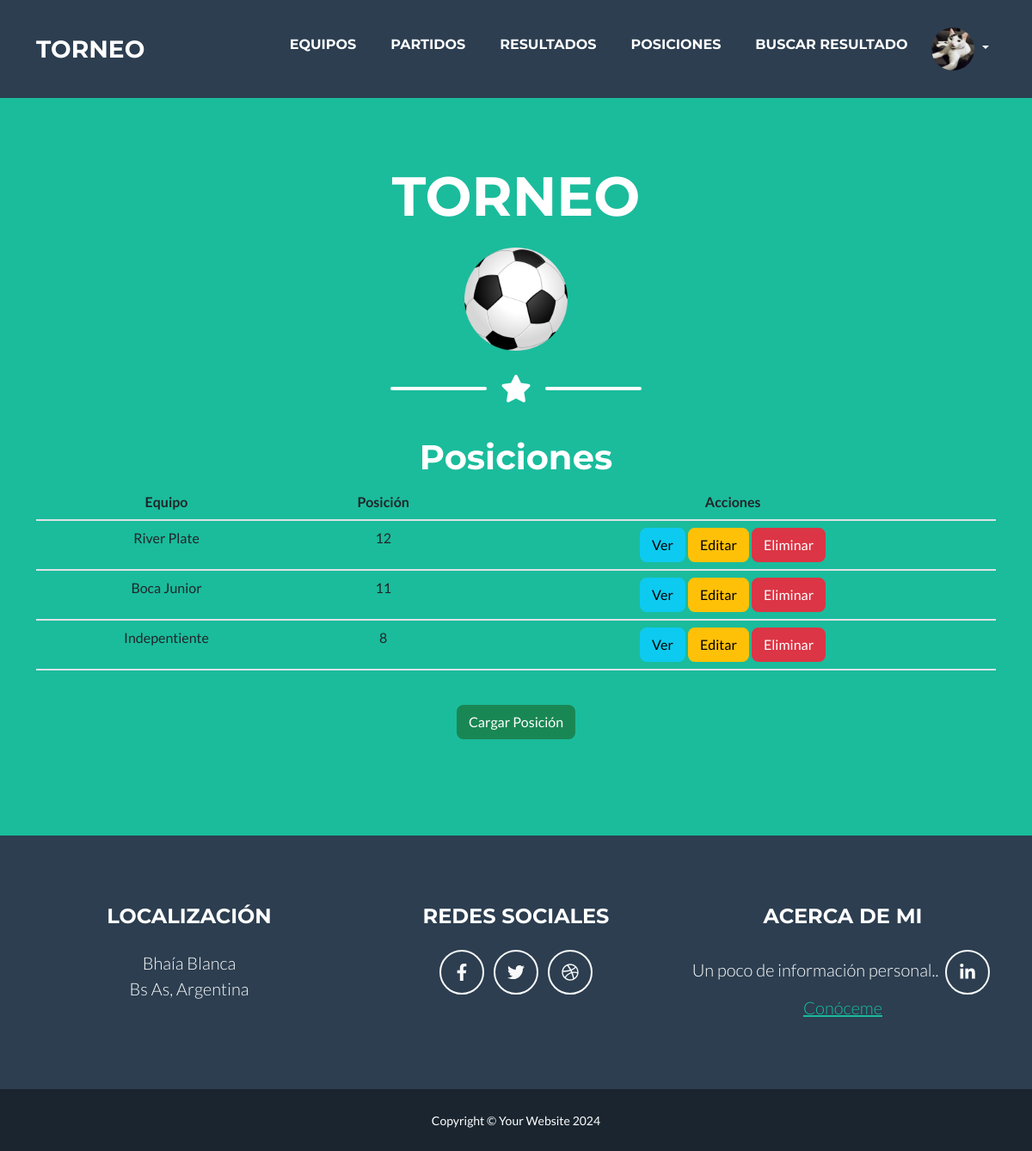
/App/posiciones/ (signed in), run on the app's committed database.
### App/models.py (models this page shows, shortened)
class Avatar(models.Model):
    user = models.ForeignKey(User, on_delete=models.SET_NULL, null=True)
    imagen = models.ImageField(upload_to="avatares", null=True, blank=True)

class Posiciones(models.Model):
    equipo = models.ForeignKey('Equipos', on_delete=models.SET_NULL, null=True)
    puntos = models.IntegerField()

class Equipos(models.Model):
    nombre = models.CharField(max_length=30)
    fechafundacion = models.DateField()

### App/views.py (the view)
# urls.py: path('posiciones/', PosicionListView.as_view(), name="posiciones"),
class PosicionListView(ListView):
    model = Posiciones
    context_object_name = "posiciones"
    template_name = "Posiciones/lista_de_posicion.html"

### App/templates/Posiciones/lista_de_posicion.html
{% extends "home.html" %}
{% block section %}
    <h1>Posiciones</h1>
    <table class="table">
        <thead>
            <tr>
                <th scope="col">Equipo</th>
                <th scope="col">Posición</th>
                <th scope="col">Acciones</th>
            </tr>
        </thead>
        <tbody>
            {% for posicion in posiciones %}
                <tr>
                    <td>{{ posicion.equipo.nombre }}</td>
                    <td>{{ posicion.puntos }}</td>
                    <td>
                        <a href="{% url 'ver_posicion' posicion.pk %}">
                            <button type="button" class="btn btn-info">Ver</button>
                        </a>
                        <a href="{% url 'actualizar_posicion' posicion.pk %}">
                            <button type="button" class="btn btn-warning">Editar</button>
                        </a>
                        <a href="{% url 'eliminar_posicion' posicion.pk %}">
                            <button type="button" class="btn btn-danger">Eliminar</button>
                        </a>
                    </td>
                </tr>
            {% endfor %}
        </tbody>
    </table>
    <br>
    <a href="{% url 'crear_posicion' %}">
        <button type="button" class="btn btn-success">Cargar Posición</button>
    </a>
{% endblock %}

### App/templates/home.html (shortened to what this page needs)
<!DOCTYPE html>
<html lang="en">
    <head>
        {% load static %}
        <link href="{% static 'css/styles.css' %}" rel="stylesheet" />
    </head>
    <body id="page-top">
        <nav class="navbar navbar-expand-lg bg-secondary text-uppercase fixed-top" id="mainNav">
            <div class="container">
                <a class="navbar-brand" href="{% url 'home' %}">
                    Torneo
                </a>
                <div class="collapse navbar-collapse" id="navbarResponsive">
                    <ul class="navbar-nav ms-auto">
                        <li class="nav-item mx-0 mx-lg-1"><a class="nav-link py-3 px-0 px-lg-3 rounded" href="{% url 'equipos' %}">Equipos</a></li>
                        <li class="nav-item mx-0 mx-lg-1"><a class="nav-link py-3 px-0 px-lg-3 rounded" href="{% url 'partidos' %}">Partidos</a></li>
                        <li class="nav-item mx-0 mx-lg-1"><a class="nav-link py-3 px-0 px-lg-3 rounded" href="{% url 'resultados' %}">Resultados</a></li>
                        <li class="nav-item mx-0 mx-lg-1"><a class="nav-link py-3 px-0 px-lg-3 rounded" href="{% url 'posiciones' %}">Posiciones</a></li>
                        <li class="nav-item mx-0 mx-lg-1"><a class="nav-link py-3 px-0 px-lg-3 rounded" href="{% url 'buscar_resultado' %}">Buscar Resultado</a></li>
                        <li class="nav-item dropdown">
                            <a class="nav-link dropdown-toggle" href="#" role="button" data-bs-toggle="dropdown" aria-expanded="false">
                                {% if user.is_authenticated %}
                                    {% if user.avatar_set.last %}
                                        <img src="{{user.avatar_set.last.imagen.url}}" width="50px" height="50px" alt="" style="border-radius: 25px;">
                                    {% else %}
                                        <img src="{% static 'assets/img/avatar-defecto.jpg' %}" width="50px" height="50px" alt="" style="border-radius: 25px;">
                                    {% endif %}
                                {% else %}
                                    <img src="{% static 'assets/img/avatar-defecto.jpg' %}" width="50px" height="50px" alt="" style="border-radius: 25px;">
                                {% endif %}
                            </a>
                        </li>
                    </ul>
                </div>
            </div>
        </nav>
        <header class="masthead bg-primary text-white text-center">
            <div class="container d-flex align-items-center flex-column">
                <h1 class="masthead-heading text-uppercase mb-2">Torneo</h1>
                <img class="masthead-avatar mt-4" src="{% static 'assets/img/football-157930_1280.png' %}" alt="..."
                    style="width: 120px; height: 120px;"
                />
                <div class="divider-custom divider-light">
                    <div class="divider-custom-line"></div>
                    <div class="divider-custom-icon"><i class="fas fa-star"></i></div>
                    <div class="divider-custom-line"></div>
                </div>
                <p class="masthead-subheading font-weight-light mb-0">
                    {% block section %}
                    {% endblock %}
                </p>
            </div>
        </header>
        <footer class="footer text-center">
            <div class="container">
                <div class="row">
                    <div class="col-lg-4 mb-5 mb-lg-0">
                        <h4 class="text-uppercase mb-4">Localización</h4>
                        <p class="lead mb-0">
                            Bhaía Blanca
                            <br />
                            Bs As, Argentina
                        </p>
                    </div>
                    <div class="col-lg-4 mb-5 mb-lg-0">
                        <h4 class="text-uppercase mb-4">Redes Sociales</h4>
                        <a class="btn btn-outline-light btn-social mx-1" href="#!"><i class="fab fa-fw fa-facebook-f"></i></a>
                        <a class="btn btn-outline-light btn-social mx-1" href="#!"><i class="fab fa-fw fa-twitter"></i></a>
                        <a class="btn btn-outline-light btn-social mx-1" href="#!"><i class="fab fa-fw fa-dribbble"></i></a>
                    </div>
                    <div class="col-lg-4">
                        <h4 class="text-uppercase mb-4">Acerca de Mi</h4>
                        <p class="lead mb-0">
                            Un poco de información personal..
                            <a target="_blank" class="btn btn-outline-light btn-social mx-1" href="https://www.linkedin.com/in/sebasti%C3%A1n-d%C3%ADaz-aa938a105/">
                                <i class="fab fa-fw fa-linkedin-in"></i>
                            </a>
                            <a href="{% url 'aboutme' %}">Conóceme</a>
                        </p>
                    </div>
                </div>
            </div>
        </footer>
        <div class="copyright py-4 text-center text-white">
            <div class="container"><small>Copyright &copy; Your Website 2024</small></div>
        </div>
    </body>
</html>

### data on the page
Posiciones: equipo.nombre "River Plate", puntos "12"
Posiciones: equipo.nombre "Boca Junior", puntos "11"
Posiciones: equipo.nombre "Indepentiente", puntos "8"
